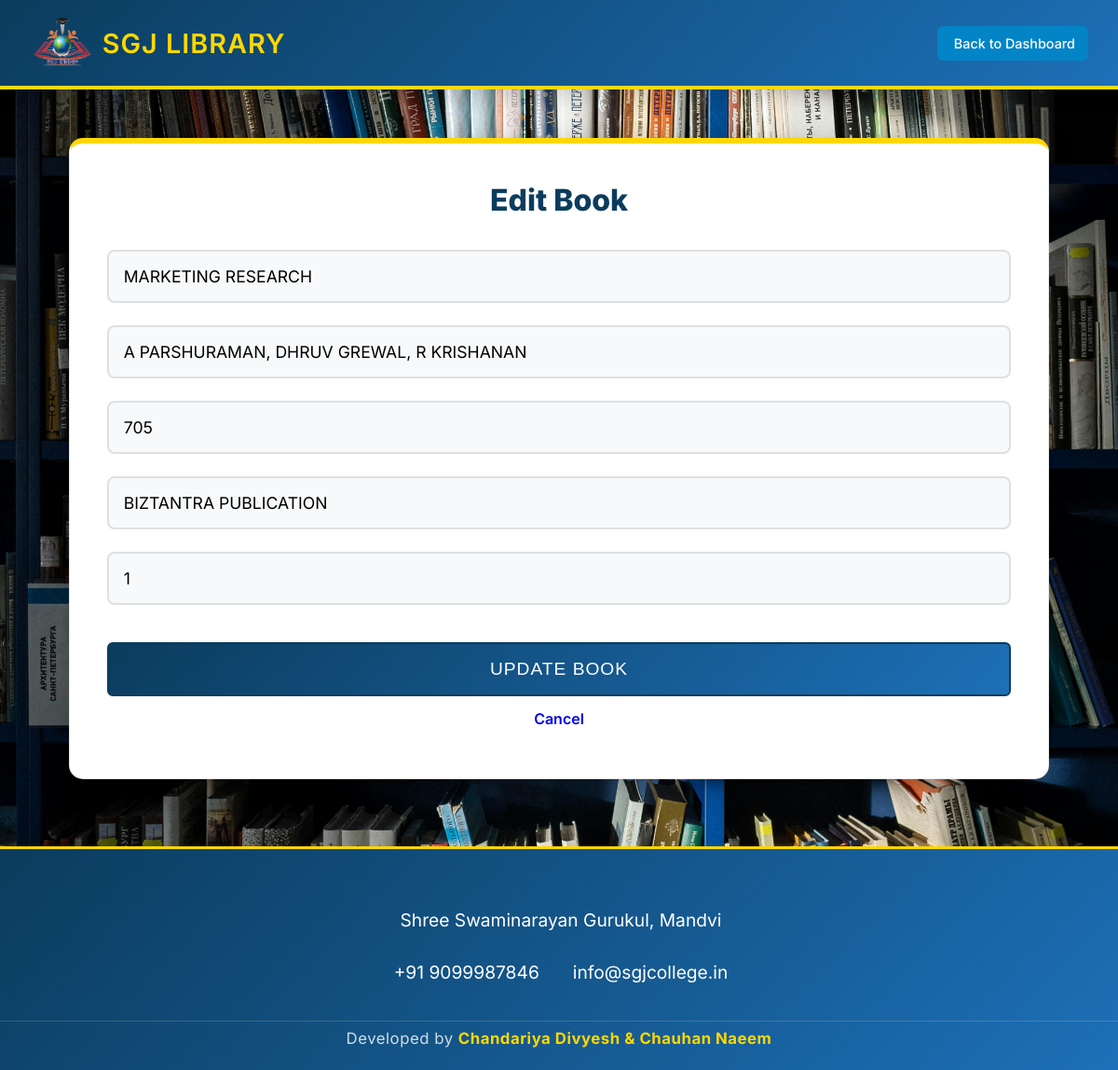
/edit_book.php?id=1 (signed in), run on the app's committed database.
### tables this page shows
CREATE TABLE `books` (
  `id` int(11) NOT NULL AUTO_INCREMENT,
  `title` varchar(255) NOT NULL,
  `author` varchar(255) NOT NULL,
  `publisher` varchar(255) DEFAULT NULL,
  `accession_no` varchar(100) DEFAULT NULL,
  `copies` int(11) NOT NULL DEFAULT 1,
  `added_at` timestamp NOT NULL DEFAULT current_timestamp(),
  PRIMARY KEY (`id`),
  UNIQUE KEY `accession_no` (`accession_no`)
);

### edit_book.php (the view, shortened to what this page needs)
<?php
require_once 'db.php';
$id = $_GET['id'] ?? null;
$stmt = $pdo->prepare("SELECT * FROM books WHERE id = ?");
$stmt->execute([$id]);
$book = $stmt->fetch();
?>
<!DOCTYPE html>
<html lang="en">
<head>
        <link rel="stylesheet" href="style.css">
</head>
<body>
    <div class="header">
        <div class="logo-container">
            <img src="images/logo.png" alt="SGJ Logo" class="header-logo" onerror="this.style.display='none'">
            <span class="header-text">SGJ LIBRARY</span>
        </div>
        <div class="user-info">
            <a href="index.php" class="btn btn-info">
                <i class="fas fa-arrow-left"></i> Back to Dashboard
            </a>
        </div>
    </div>
    <div class="container container-wide">
        <div class="auth-card" style="margin-top: 20px;">
            <h2>Edit Book</h2>
            <form method="POST">
                <input type="text" name="title" placeholder="Book Title" value="<?= htmlspecialchars($book['title']) ?>" required>
                <input type="text" name="author" placeholder="Author" value="<?= htmlspecialchars($book['author']) ?>" required>
                <input type="text" name="acc_no" placeholder="Accession Number" value="<?= htmlspecialchars($book['accession_no']) ?>" required>
                <input type="text" name="publisher" placeholder="Publisher" value="<?= htmlspecialchars($book['publisher']) ?>">
                <input type="number" name="copies" placeholder="Number of Copies" min="1" value="<?= $book['copies'] ?>" required>
                <button type="submit" class="btn btn-primary">Update Book</button>
                <a href="index.php" class="btn">Cancel</a>
            </form>
        </div>
    </div>
    <?php include 'footer.php'; ?>
</body>
</html>

### data on the page
books: title "MARKETING RESEARCH", author "A PARSHURAMAN, DHRUV GREWAL, R KRISHANAN", acc_no "705", publisher "BIZTANTRA PUBLICATION", copies "1"
